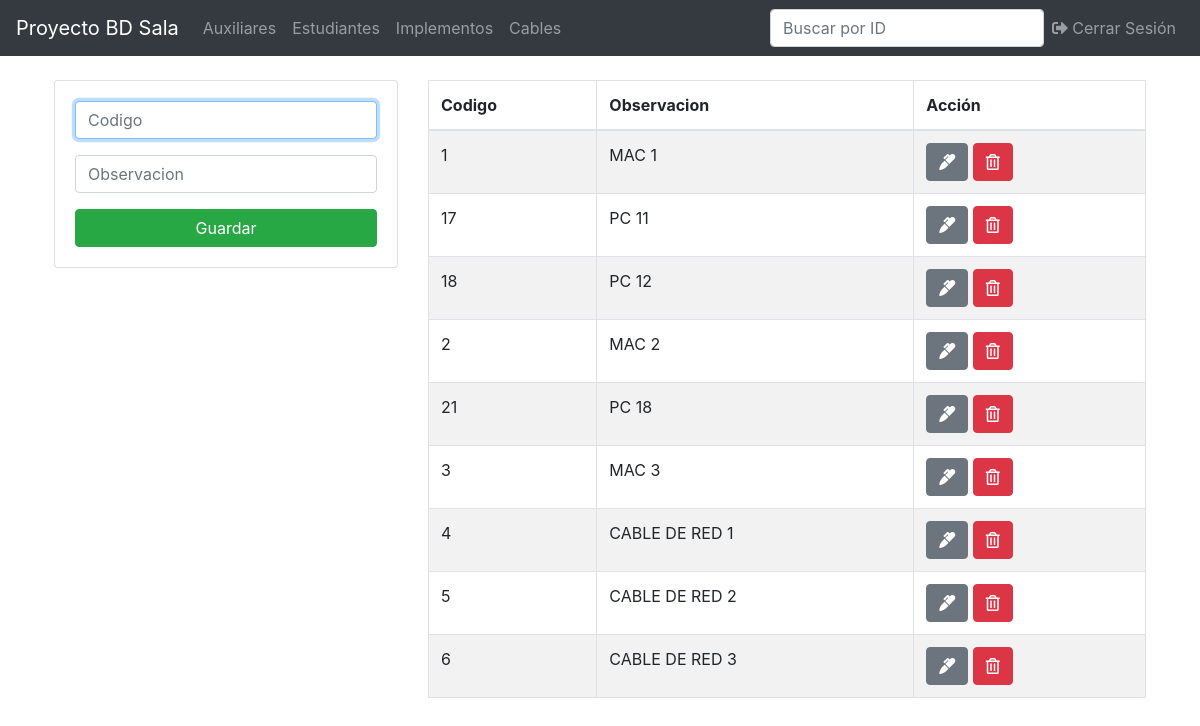
/implementos.php, run on an earlier commit of the app's database.
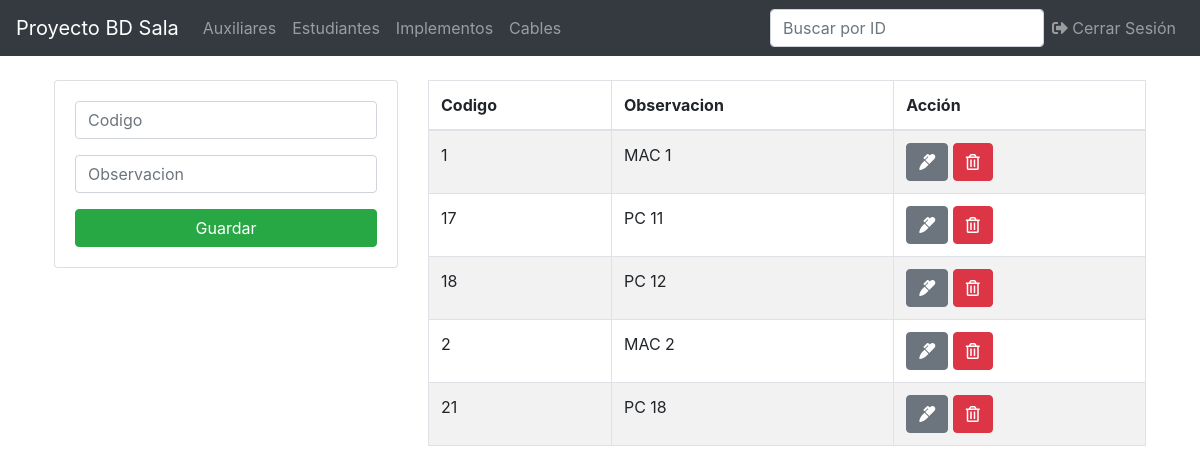
And on a later commit of the database.
### tables this page shows
CREATE TABLE `implemento` (
  `observacion` varchar(500) DEFAULT NULL,
  `codigo` varchar(30) NOT NULL
);

### implementos.php (the view, shortened to what this page needs)
<?php include("db.php"); ?>
<?php include('includes/header.php'); ?>
<main class="container p-4">
  <div class="row">
    <div class="col-md-4">
      <div class="card card-body">
        <form action="save.php" method="POST">
          <div class="form-group">
            <input type="text" name="codigo" class="form-control" placeholder="Codigo" autofocus>
          </div>
          <div class="form-group">
            <input type="text" name="observacion" class="form-control" placeholder="Observacion" autofocus>
          </div>
          <input type="submit" name="save_implemento" class="btn btn-success btn-block" value="Guardar">
        </form>
      </div>
    </div>
    <div class="col-md-8">
      <table class="table table-bordered table-striped" id="myTable">
        <thead>
          <tr>
            <th>Codigo</th>
            <th>Observacion</th>
            <th>Acción</th>
          </tr>
        </thead>
        <tbody>
          <?php
          $query = "SELECT * FROM implemento ";
          $result_auxiliares = mysqli_query($conn, $query);
          while($row = mysqli_fetch_assoc($result_auxiliares)) { ?>
          <tr>
            <td><?php echo $row['codigo']; ?></td>
            <td><?php echo $row['observacion']; ?></td>
            <td>
              <a href="edit.php?codigo=<?php echo $row['codigo']?> & entidad=<?php echo 'implemento'?>" class="btn btn-secondary">
                <i class="fas fa-marker"></i>
              </a>
              <a href="delete.php?codigo=<?php echo $row['codigo'] ?>& entidad=<?php echo 'implemento'?>" class="btn btn-danger">
                <i class="far fa-trash-alt"></i>
              </a>
            </td>
          </tr>
          <?php } ?>
        </tbody>
      </table>
    </div>
  </div>
</main>
<?php include('includes/footer.php'); ?>

What changed in the data, as far as the page shows it:
removed implemento: codigo "3", observacion "MAC 3"
removed implemento: codigo "4", observacion "CABLE DE RED 1"
removed implemento: codigo "5", observacion "CABLE DE RED 2"
removed implemento: codigo "6", observacion "CABLE DE RED 3"
